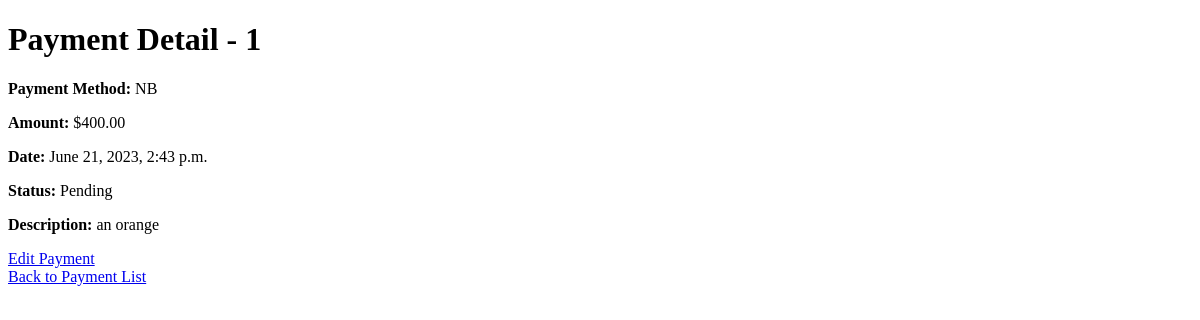
Page /payment/payments/detail/1/ on the earlier database version.
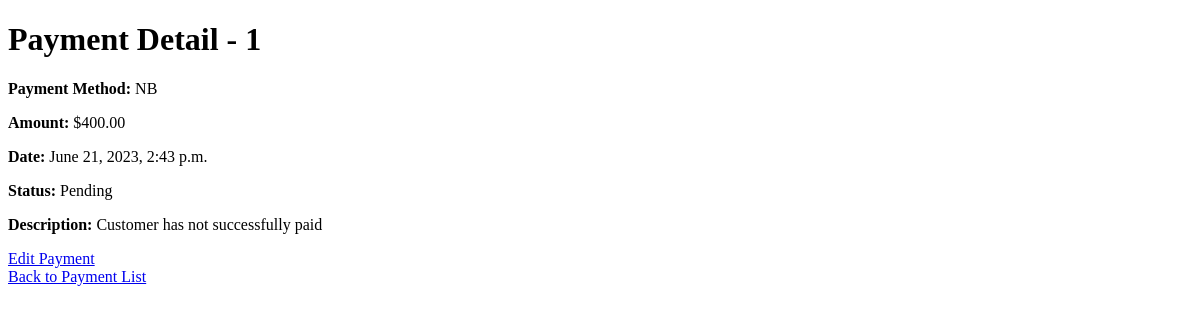
Same page on the later database version.
### payment/models.py (models this page shows)
class Payment(models.Model):
    PAYMENT_METHODS = (
        ('NB', 'Lipa na Mpesa'),
        ('PP', 'Cash')
    )
    STATUS_CHOICES = (
        ('P', 'Pending'),
        ('C', 'Completed'),
        ('F', 'Failed'),
    )
    payment_method = models.CharField(max_length=2, choices=PAYMENT_METHODS)
    amount = models.DecimalField(max_digits=8, decimal_places=2)
    date = models.DateTimeField(auto_now_add=True)
    status = models.CharField(max_length=1, choices=STATUS_CHOICES)
    description = models.TextField()

### payment/views.py (the view)
# urls.py: path('payments/detail/<int:pk>/', views.payment_detail, name='payment_detail'),
def payment_detail(request, pk):
    payment = get_object_or_404(Payment, pk=pk)
    return render(request, 'payment/payment_detail.html', {'payment': payment})

### templates/payment/payment_detail.html (shortened to what this page needs)
<!DOCTYPE html>
<html lang="en">
<head>
</head>
<body>
    <div class="payment-detail">
        <h1>Payment Detail - {{ payment.id }}</h1>
        <p><strong>Payment Method:</strong> {{ payment.payment_method }}</p>
        <p><strong>Amount:</strong> ${{ payment.amount }}</p>
        <p><strong>Date:</strong> {{ payment.date }}</p>
        <p><strong>Status:</strong> {{ payment.get_status_display }}</p>
        <p><strong>Description:</strong> {{ payment.description }}</p>
    </div>
    <div class="navigation">
        <a href="{% url 'edit_payment' payment.id %}">Edit Payment</a><br>
        <a href="{% url 'payment_list' %}">Back to Payment List</a>
    </div>
</body>
</html>

Differences in the rows shown:
changed Payment "NB": description "an orange" → "Customer has not successfully paid"
